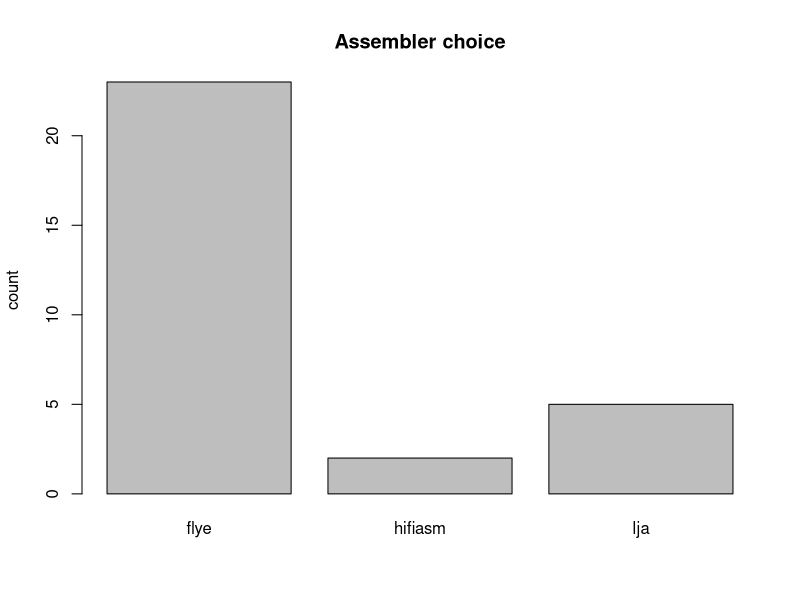
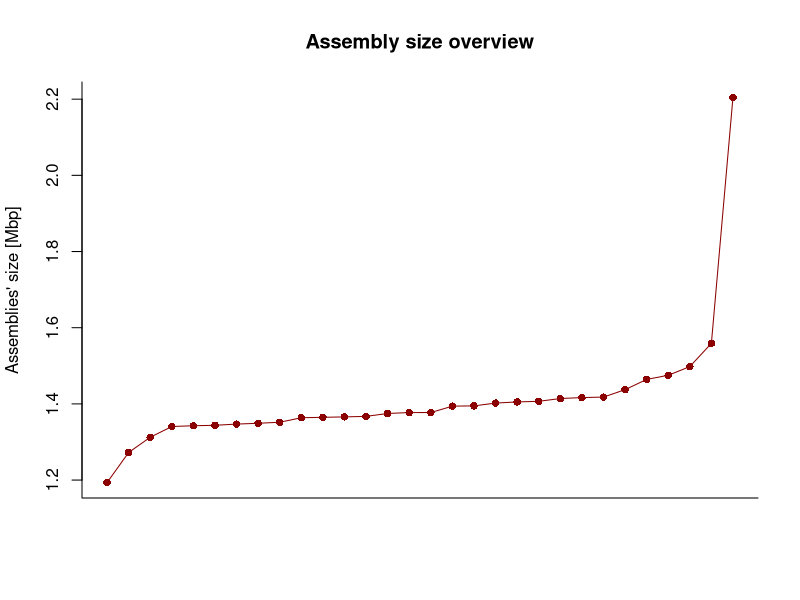
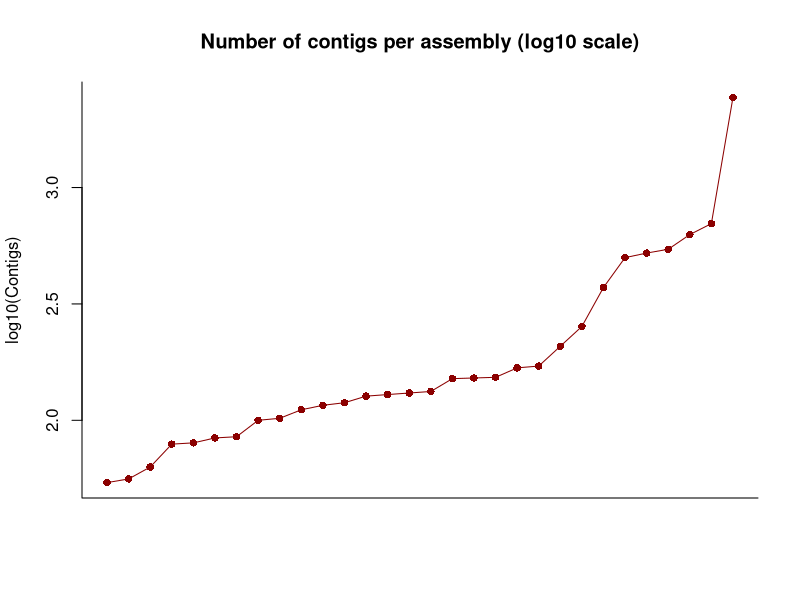
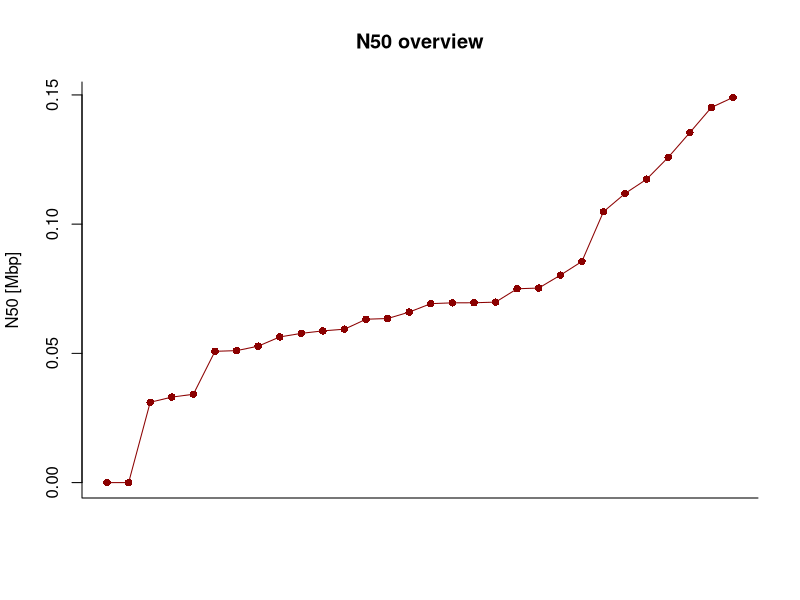
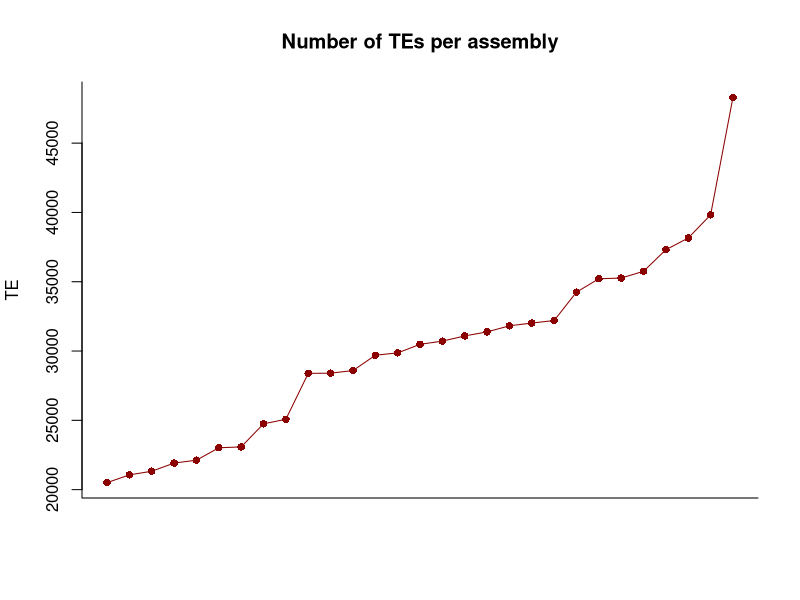
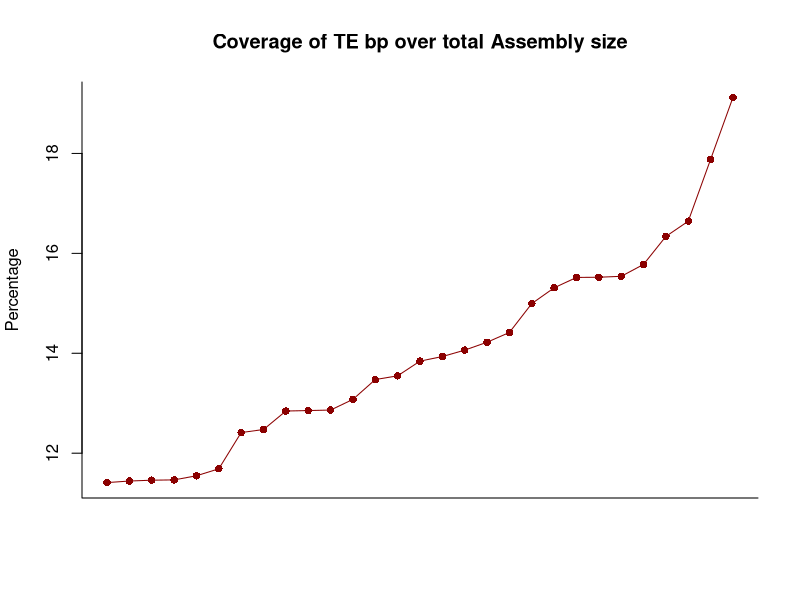
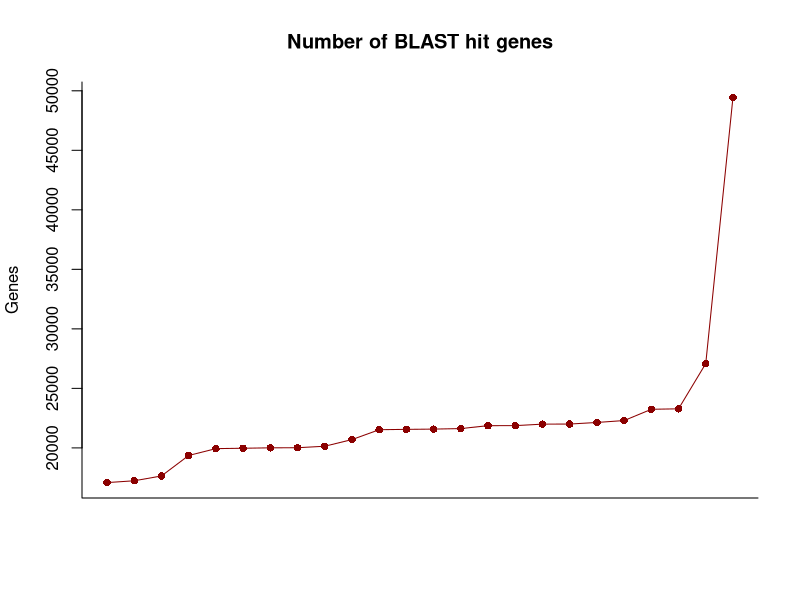
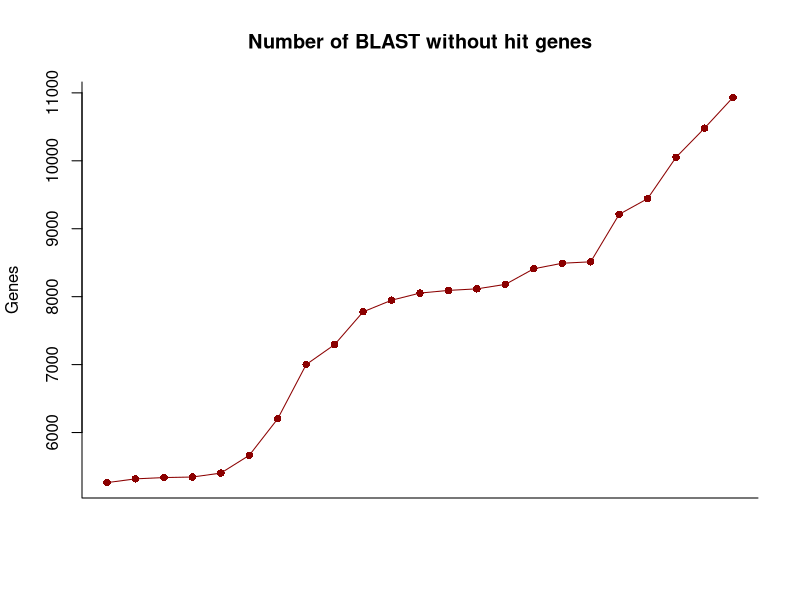

Here is the R script that generated these plots, in order:
data <- read.csv("2024_data_results_table.xlsx - Sheet1.csv")
names(data)

###
# data splitted
###
accessions <- data$Accession
assembler <- data$Assembler.Used
size_assembly <- as.numeric(gsub("[^0-9]", "", iconv(data$Size.of.Assembly, to = "ASCII", sub = "")))
n_contigs <- as.numeric(gsub("[^0-9]", "", iconv(data$Number.of.Contigs, to = "ASCII", sub = "")))
n_50 <- as.numeric(gsub("[^0-9]", "", iconv(data$N50, to = "ASCII", sub = "")))
TE <- as.numeric(gsub("[^0-9]", "", iconv(data$Number.of.TEs, to = "ASCII", sub = "")))
TE_coverage_bp <- as.numeric(gsub("[^0-9]", "", iconv(data$Basepairs.covered.by.TEs, to = "ASCII", sub = "")))
blast_genes <- as.numeric(gsub("[^0-9]", "", iconv(data$Genes.with.Blast.hits, to = "ASCII", sub = "")))
no_blast_genes <- as.numeric(gsub("[^0-9]", "", iconv(data$Genes.without.Blast.hits, to = "ASCII", sub = "")))

###
# Assembler choice
###
summary(assembler)
assembler <- tolower(assembler)  # Convert to lowercase
assembler[assembler == "" | assembler == "annotation"] <- NA  # Replace empty strings with NA
assembler <- factor(na.omit(assembler))  # Remove NA and convert to factor
barplot(table(assembler), main = "Assembler choice", ylab = "count")

###
# Assemblies' size
###

# Format data and plot
summary(size_assembly)
plot(sort(size_assembly[!is.na(size_assembly)])/10^8, type = "o", pch = 16, col = "darkred", bty = "l", 
     ylab = "Assemblies' size [Mbp]", xlab = "", main = "Assembly size overview", xaxt = "n")


###
# Number of contigs
###
summary(n_contigs)
plot(sort(log10(n_contigs[!is.na(n_contigs)])), type = "o", pch = 16, col = "darkred", bty = "l", 
     ylab = "log10(Contigs)", xlab="", main = "Number of contigs per assembly (log10 scale)", xaxt = "n")

###
# Assemblies' N50
###
summary(n_50)
plot(sort(n_50[!is.na(n_50)])/10^8, type = "o", pch = 16, col = "darkred", bty = "l", 
     ylab = "N50 [Mbp]", xlab = "", main = "N50 overview", xaxt = "n")

###
# Number of TEs
###
summary(TE)
plot(sort(TE[!is.na(TE)]), type = "o", pch = 16, col = "darkred", bty = "l", 
     ylab = "TE", xlab = "", main = "Number of TEs per assembly", xaxt = "n")

###
# % TE coverage 
###
percentage <- (TE_coverage_bp / size_assembly)*100
summary(percentage)
plot(sort(percentage), main = "Coverage of TE bp over total Assembly size", 
     type = "o", pch = 16, col = "darkred", bty = "l",
     ylab = "Percentage", xlab = "", xaxt = "n")


###
# BLAST hit genes
###
summary(blast_genes)
plot(sort(blast_genes[!is.na(blast_genes)]), type = "o", pch = 16, col = "darkred", bty = "l", 
     ylab = "Genes", xlab = "", main = "Number of BLAST hit genes", xaxt = "n")


###
# BLAST no-hit genes
###
summary(no_blast_genes)
plot(sort(no_blast_genes[!is.na(no_blast_genes)]), type = "o", pch = 16, col = "darkred", bty = "l", 
     ylab = "Genes", xlab = "", main = "Number of BLAST without hit genes", xaxt = "n")



